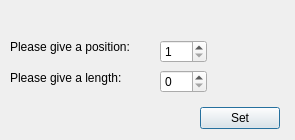
<?xml version="1.0" encoding="UTF-8"?>
<ui version="4.0">
 <class>askPosAndLength</class>
 <widget class="QDialog" name="askPosAndLength">
  <property name="geometry">
   <rect>
    <x>0</x>
    <y>0</y>
    <width>295</width>
    <height>140</height>
   </rect>
  </property>
  <property name="windowTitle">
   <string>Position and Length</string>
  </property>
  <widget class="QPushButton" name="setValues">
   <property name="geometry">
    <rect>
     <x>200</x>
     <y>107</y>
     <width>80</width>
     <height>22</height>
    </rect>
   </property>
   <property name="text">
    <string>Set</string>
   </property>
  </widget>
  <widget class="QLabel" name="label">
   <property name="geometry">
    <rect>
     <x>10</x>
     <y>37</y>
     <width>141</width>
     <height>20</height>
    </rect>
   </property>
   <property name="text">
    <string>Please give a position:</string>
   </property>
  </widget>
  <widget class="QLabel" name="label_2">
   <property name="geometry">
    <rect>
     <x>10</x>
     <y>70</y>
     <width>141</width>
     <height>16</height>
    </rect>
   </property>
   <property name="text">
    <string>Please give a length:</string>
   </property>
  </widget>
  <widget class="QSpinBox" name="intPosition">
   <property name="geometry">
    <rect>
     <x>160</x>
     <y>40</y>
     <width>47</width>
     <height>23</height>
    </rect>
   </property>
   <property name="minimum">
    <number>1</number>
   </property>
  </widget>
  <widget class="QSpinBox" name="intLength">
   <property name="geometry">
    <rect>
     <x>160</x>
     <y>70</y>
     <width>47</width>
     <height>23</height>
    </rect>
   </property>
  </widget>
 </widget>
 <resources/>
 <connections/>
</ui>
